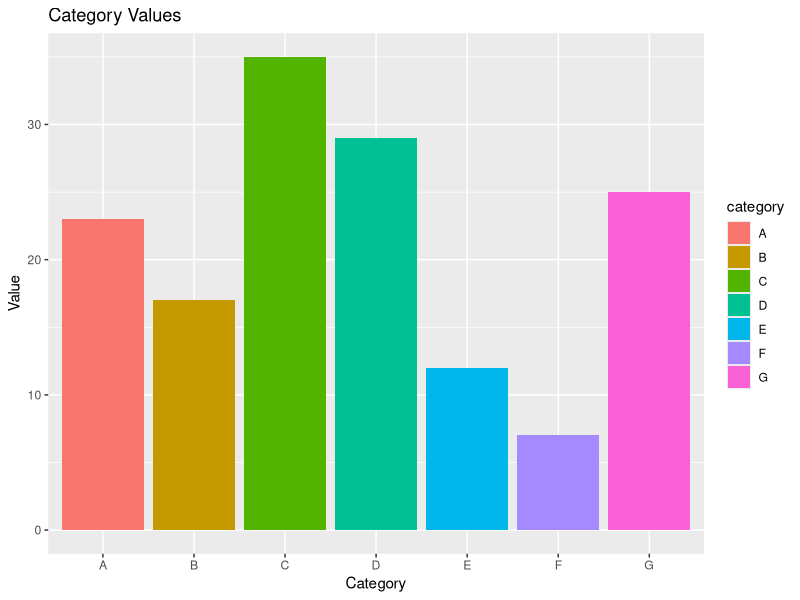

Recreate this plot in R.
library(ggplot2)


data <- data.frame(category = c("A", "B", "C", "D", "E", "F", "G"),
                   value = c(23, 17, 35, 29, 12, 7, 25))


ggplot(data, aes(x = category, y = value, fill = category)) +
  geom_bar(stat = "identity")+
  labs(title = "Category Values", x = "Category", y = "Value")

